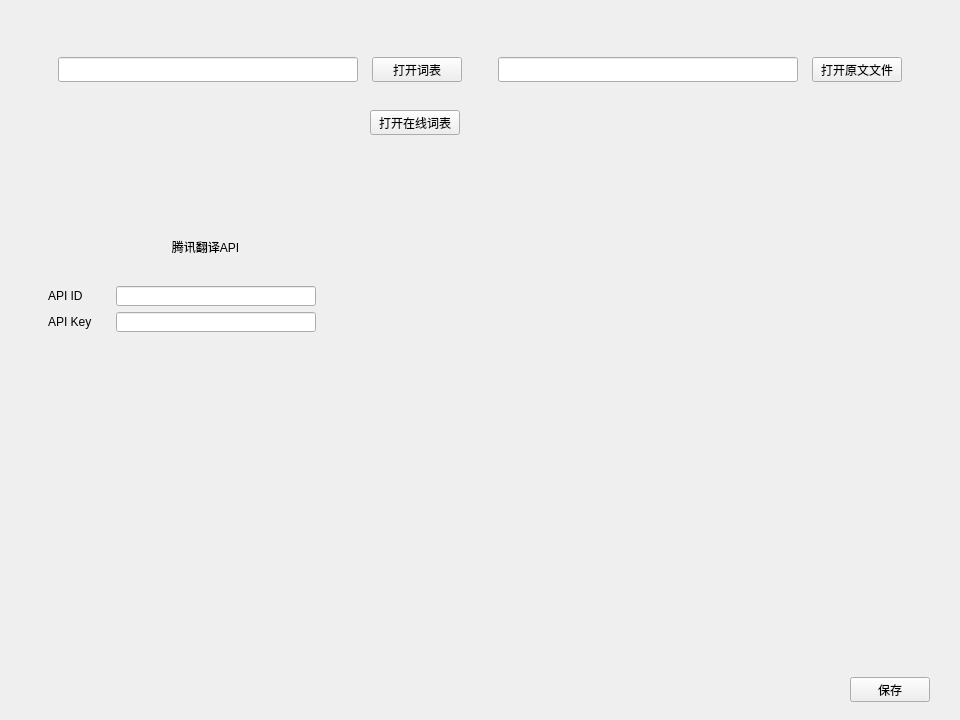
<?xml version="1.0" encoding="UTF-8"?>
<ui version="4.0">
 <class>Setting</class>
 <widget class="QWidget" name="Setting">
  <property name="enabled">
   <bool>true</bool>
  </property>
  <property name="geometry">
   <rect>
    <x>0</x>
    <y>0</y>
    <width>960</width>
    <height>720</height>
   </rect>
  </property>
  <property name="sizePolicy">
   <sizepolicy hsizetype="Preferred" vsizetype="MinimumExpanding">
    <horstretch>0</horstretch>
    <verstretch>0</verstretch>
   </sizepolicy>
  </property>
  <property name="windowTitle">
   <string>Form</string>
  </property>
  <widget class="QWidget" name="settingWidget" native="true">
   <property name="enabled">
    <bool>true</bool>
   </property>
   <property name="geometry">
    <rect>
     <x>0</x>
     <y>40</y>
     <width>960</width>
     <height>680</height>
    </rect>
   </property>
   <widget class="QWidget" name="widget_4" native="true">
    <property name="geometry">
     <rect>
      <x>30</x>
      <y>100</y>
      <width>351</width>
      <height>210</height>
     </rect>
    </property>
    <layout class="QVBoxLayout" name="verticalLayout_3">
     <item>
      <spacer name="verticalSpacer">
       <property name="orientation">
        <enum>Qt::Vertical</enum>
       </property>
       <property name="sizeHint" stdset="0">
        <size>
         <width>20</width>
         <height>40</height>
        </size>
       </property>
      </spacer>
     </item>
     <item>
      <widget class="QLabel" name="label">
       <property name="minimumSize">
        <size>
         <width>0</width>
         <height>30</height>
        </size>
       </property>
       <property name="maximumSize">
        <size>
         <width>16777215</width>
         <height>30</height>
        </size>
       </property>
       <property name="text">
        <string>腾讯翻译API</string>
       </property>
       <property name="textFormat">
        <enum>Qt::AutoText</enum>
       </property>
       <property name="alignment">
        <set>Qt::AlignCenter</set>
       </property>
      </widget>
     </item>
     <item>
      <widget class="QWidget" name="txAPIWidget" native="true">
       <layout class="QHBoxLayout" name="horizontalLayout_2">
        <item>
         <widget class="QWidget" name="txAPILabel" native="true">
          <layout class="QVBoxLayout" name="verticalLayout">
           <item>
            <widget class="QLabel" name="txAPIIDLabel">
             <property name="text">
              <string>API ID</string>
             </property>
             <property name="textFormat">
              <enum>Qt::PlainText</enum>
             </property>
            </widget>
           </item>
           <item>
            <widget class="QLabel" name="txAPIKeyLabel">
             <property name="text">
              <string>API Key</string>
             </property>
             <property name="textFormat">
              <enum>Qt::PlainText</enum>
             </property>
            </widget>
           </item>
          </layout>
         </widget>
        </item>
        <item>
         <widget class="QWidget" name="txAPIEdit" native="true">
          <layout class="QVBoxLayout" name="verticalLayout_2">
           <item>
            <widget class="QLineEdit" name="txAPIIDEdit">
             <property name="minimumSize">
              <size>
               <width>200</width>
               <height>20</height>
              </size>
             </property>
             <property name="maximumSize">
              <size>
               <width>200</width>
               <height>20</height>
              </size>
             </property>
            </widget>
           </item>
           <item>
            <widget class="QLineEdit" name="txAPIKeyEdit">
             <property name="minimumSize">
              <size>
               <width>200</width>
               <height>20</height>
              </size>
             </property>
             <property name="maximumSize">
              <size>
               <width>200</width>
               <height>20</height>
              </size>
             </property>
            </widget>
           </item>
          </layout>
         </widget>
        </item>
       </layout>
      </widget>
     </item>
    </layout>
   </widget>
   <widget class="QWidget" name="configSaveWidget" native="true">
    <property name="geometry">
     <rect>
      <x>30</x>
      <y>630</y>
      <width>900</width>
      <height>40</height>
     </rect>
    </property>
    <layout class="QHBoxLayout" name="horizontalLayout">
     <item>
      <spacer name="horizontalSpacer">
       <property name="orientation">
        <enum>Qt::Horizontal</enum>
       </property>
       <property name="sizeHint" stdset="0">
        <size>
         <width>40</width>
         <height>20</height>
        </size>
       </property>
      </spacer>
     </item>
     <item>
      <widget class="QPushButton" name="configSaveButton">
       <property name="minimumSize">
        <size>
         <width>80</width>
         <height>25</height>
        </size>
       </property>
       <property name="maximumSize">
        <size>
         <width>80</width>
         <height>25</height>
        </size>
       </property>
       <property name="text">
        <string>保存</string>
       </property>
      </widget>
     </item>
    </layout>
   </widget>
   <widget class="QWidget" name="widget" native="true">
    <property name="geometry">
     <rect>
      <x>50</x>
      <y>5</y>
      <width>860</width>
      <height>60</height>
     </rect>
    </property>
    <property name="minimumSize">
     <size>
      <width>860</width>
      <height>60</height>
     </size>
    </property>
    <property name="maximumSize">
     <size>
      <width>860</width>
      <height>60</height>
     </size>
    </property>
    <widget class="QWidget" name="wordsDicWidget" native="true">
     <property name="geometry">
      <rect>
       <x>0</x>
       <y>0</y>
       <width>420</width>
       <height>50</height>
      </rect>
     </property>
     <property name="sizePolicy">
      <sizepolicy hsizetype="Minimum" vsizetype="Minimum">
       <horstretch>0</horstretch>
       <verstretch>0</verstretch>
      </sizepolicy>
     </property>
     <property name="minimumSize">
      <size>
       <width>420</width>
       <height>50</height>
      </size>
     </property>
     <property name="maximumSize">
      <size>
       <width>420</width>
       <height>50</height>
      </size>
     </property>
     <layout class="QHBoxLayout" name="horizontalLayout_6">
      <item>
       <widget class="QLineEdit" name="wordsDicEdit">
        <property name="minimumSize">
         <size>
          <width>300</width>
          <height>25</height>
         </size>
        </property>
        <property name="maximumSize">
         <size>
          <width>300</width>
          <height>25</height>
         </size>
        </property>
       </widget>
      </item>
      <item>
       <widget class="QPushButton" name="openWordsDicButton">
        <property name="minimumSize">
         <size>
          <width>90</width>
          <height>25</height>
         </size>
        </property>
        <property name="maximumSize">
         <size>
          <width>90</width>
          <height>25</height>
         </size>
        </property>
        <property name="text">
         <string>打开词表</string>
        </property>
       </widget>
      </item>
     </layout>
    </widget>
    <widget class="QWidget" name="openSrcFileWidget" native="true">
     <property name="geometry">
      <rect>
       <x>440</x>
       <y>0</y>
       <width>420</width>
       <height>50</height>
      </rect>
     </property>
     <property name="minimumSize">
      <size>
       <width>420</width>
       <height>50</height>
      </size>
     </property>
     <property name="maximumSize">
      <size>
       <width>420</width>
       <height>50</height>
      </size>
     </property>
     <layout class="QHBoxLayout" name="horizontalLayout_5">
      <item>
       <widget class="QLineEdit" name="srcFilePathEdit">
        <property name="minimumSize">
         <size>
          <width>300</width>
          <height>25</height>
         </size>
        </property>
        <property name="maximumSize">
         <size>
          <width>300</width>
          <height>25</height>
         </size>
        </property>
       </widget>
      </item>
      <item>
       <widget class="QPushButton" name="openSrcFileButton">
        <property name="sizePolicy">
         <sizepolicy hsizetype="Expanding" vsizetype="Fixed">
          <horstretch>0</horstretch>
          <verstretch>0</verstretch>
         </sizepolicy>
        </property>
        <property name="minimumSize">
         <size>
          <width>90</width>
          <height>25</height>
         </size>
        </property>
        <property name="maximumSize">
         <size>
          <width>90</width>
          <height>25</height>
         </size>
        </property>
        <property name="text">
         <string>打开原文文件</string>
        </property>
       </widget>
      </item>
     </layout>
    </widget>
   </widget>
   <widget class="QPushButton" name="openOnlineDicButton">
    <property name="geometry">
     <rect>
      <x>370</x>
      <y>70</y>
      <width>90</width>
      <height>25</height>
     </rect>
    </property>
    <property name="minimumSize">
     <size>
      <width>90</width>
      <height>25</height>
     </size>
    </property>
    <property name="maximumSize">
     <size>
      <width>90</width>
      <height>25</height>
     </size>
    </property>
    <property name="text">
     <string>打开在线词表</string>
    </property>
   </widget>
  </widget>
 </widget>
 <resources/>
 <connections/>
</ui>
